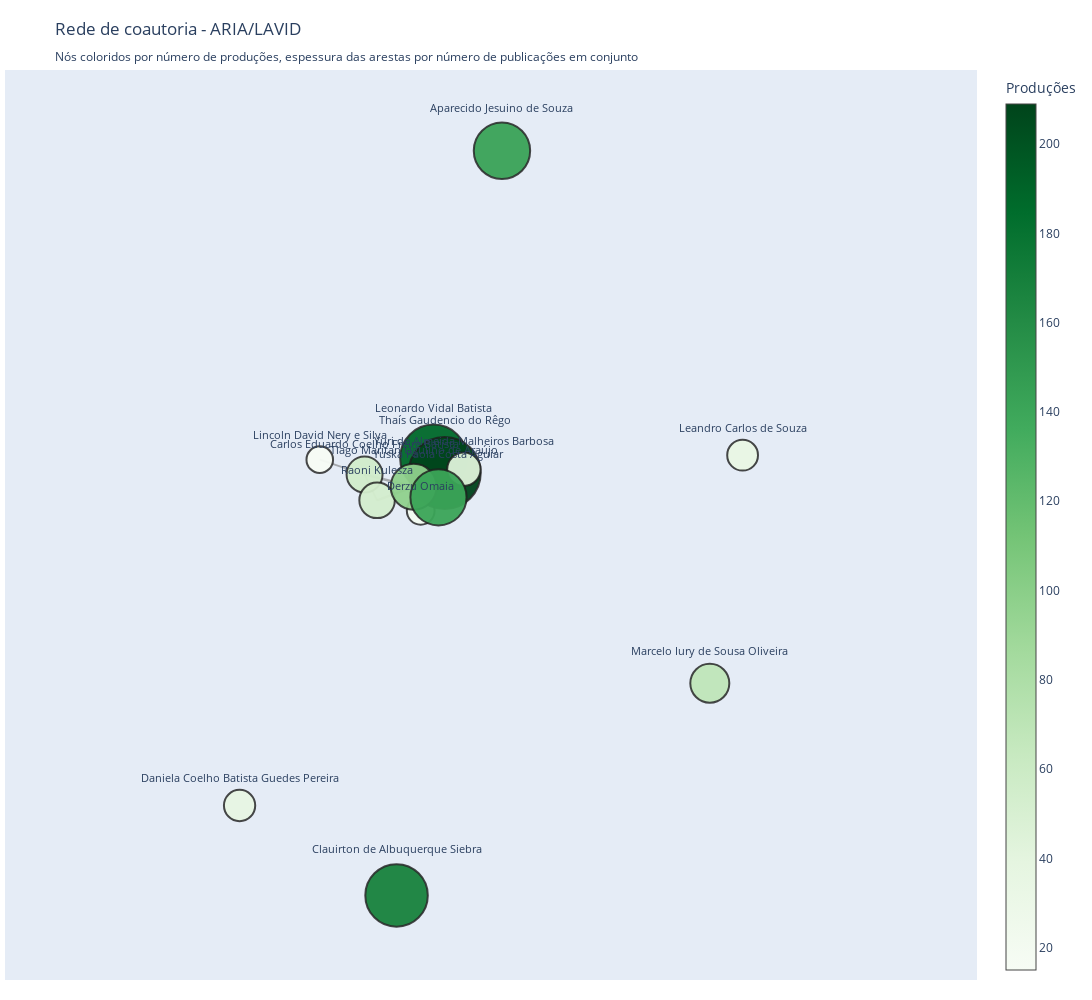

This figure's notebook cell:
### Code cell
def normalizar_lab(nome):
    if not nome:
        return ""
    # Remove espaços e converte para maiúsculo
    nome = nome.strip().upper()
    # Trata variações comuns
    mapeamento = {
        "LAVID": "LAVID",
        "LAVI": "LAVID",
        "LAViD": "LAVID",
        "ARIA": "ARIA",
    }
    return mapeamento.get(nome, nome)


prof_lab_map = {}
with open("../data/prof_labs.csv", encoding="utf-8") as f:
    reader = csv.DictReader(f)
    for row in reader:
        prof = row["Nome dos Professores"].strip()
        labs = row["Laboratório"].split("/") if row["Laboratório"] else []
        # Se tiver múltiplos labs, usa o primeiro
        lab = labs[0].strip() if labs else ""
        prof_lab_map[prof] = normalizar_lab(lab)

# Dicionário de cores para cada laboratório


##Função pra abreviar o nome e não ficar muito poluido nas linhas de coautoria


def abreviar_nome(nome):
    partes = nome.split()
    return " ".join(partes[:2]) if len(partes) >= 2 else nome


# Filtra apenas professores do ARIA e LAVID
aria_lavid_profs = set()
with open("../data/prof_labs.csv", encoding="utf-8") as f:
    reader = csv.DictReader(f)
    for row in reader:
        prof = row["Nome dos Professores"].strip()
        labs = row["Laboratório"].split("/") if row["Laboratório"] else []
        labs = [normalizar_lab(lab.strip()) for lab in labs]
        if "ARIA" in labs or "LAVID" in labs:
            aria_lavid_profs.add(prof)

# Filtra as arestas para incluir apenas conexões entre professores do ARIA e LAVID
pairs_filtered = pairs[
    (pairs["nome"].isin(aria_lavid_profs)) & (pairs["coautor"].isin(aria_lavid_profs))
]

# Conta publicações entre cada par de professores
publicacoes_entre_profs = defaultdict(int)
for _, row in pairs_filtered.iterrows():
    par = tuple(sorted([row["nome"], row["coautor"]]))
    publicacoes_entre_profs[par] += 1

# Recria o edge_agg apenas com as conexões filtradas
edge_agg_filtered = defaultdict(int)
for (a, b), count in publicacoes_entre_profs.items():
    edge_agg_filtered[tuple(sorted((a, b)))] = count

# Cria o grafo filtrado
G_filtered = nx.Graph()
for n in sorted(aria_lavid_profs):
    G_filtered.add_node(n, producoes=int(prod_counts.get(n, 0)))
for (a, b), w in edge_agg_filtered.items():
    G_filtered.add_edge(a, b, weight=int(w), publicacoes=w)

pos_filtered = nx.spring_layout(G_filtered, seed=1)

# Cria as arestas
edge_traces = []
for u, v, data in G_filtered.edges(data=True):
    x0, y0 = pos_filtered[u]
    x1, y1 = pos_filtered[v]
    w = data.get("weight", 1)

    w_scaled = scale_w(w)

    # Linha
    edge_traces.append(
        go.Scatter(
            x=[x0, x1],
            y=[y0, y1],
            mode="lines",
            line=dict(width=w_scaled, color="rgba(100,100,100,0.5)"),
            hoverinfo="skip",
            showlegend=False,
        )
    )

    # Ponto invisível no meio
    xm = (x0 + x1) / 2
    ym = (y0 + y1) / 2

    u_short = abreviar_nome(u)
    v_short = abreviar_nome(v)

    edge_traces.append(
        go.Scatter(
            x=[xm],
            y=[ym],
            mode="markers",
            marker=dict(size=15, color="rgba(0,0,0,0)"),
            hoverinfo="text",
            hoverlabel=dict(bgcolor="white"),
            hovertemplate=f"{u_short} – {v_short}<br>Coautorias: {w}<extra></extra>",
            showlegend=False,
        )
    )


# Preparação dos dados dos nós
node_x = []
node_y = []
node_sizes = []
node_text = []
node_names = []
node_prods = []

for n in G_filtered.nodes():
    node_x.append(pos_filtered[n][0])
    node_y.append(pos_filtered[n][1])
    producoes = G_filtered.nodes[n]["producoes"]
    node_sizes.append(scale_size(producoes))
    lab = prof_lab_map.get(n, "")
    node_text.append(
        f"Professor: {n}<br>Laboratório: {lab}<br>Total de produções: {producoes}"
    )
    node_names.append(n)
    node_prods.append(producoes)

# Cria o trace dos nós
node_trace = go.Scatter(
    x=node_x,
    y=node_y,
    mode="markers+text",
    text=node_names,
    textposition="top center",
    hoverinfo="text",
    hovertext=node_text,
    hoverlabel=dict(bgcolor="white"),  # Fundo branco para melhor legibilidade
    marker=dict(
        size=node_sizes,
        color=node_prods,  # Usa o número de produções para a cor
        colorscale="Greens",  # Verde do mais claro ao mais escuro
        colorbar=dict(title="Produções"),
        line=dict(width=2, color="rgba(30,30,30,0.85)"),
        opacity=0.95,
        symbol="circle",
    ),
    textfont=dict(size=11),
)

# Cria a figura
fig = go.Figure(
    data=edge_traces + [node_trace],
    layout=go.Layout(
        title="Rede de coautoria - ARIA/LAVID<br><sub>Nós coloridos por número de produções, espessura das arestas por número de publicações em conjunto</sub>",
        showlegend=False,
        hovermode="closest",
        margin=dict(b=20, l=5, r=5, t=70),
        xaxis=dict(
            showgrid=False,
            zeroline=False,
            showticklabels=False,
            scaleanchor="y",
            scaleratio=1,
        ),
        yaxis=dict(showgrid=False, zeroline=False, showticklabels=False),
        dragmode="pan",
    ),
)

fig.update_layout(width=2000, height=1000)
fig.show(config={"scrollZoom": True})

### Figure 1 — Plotly figure (JSON) as saved in the notebook; plotly's stock layout.template omitted (floating-point values rounded to 4 significant figures)
{"data": [{"hoverinfo": "skip", "line": {"color": "rgba(100,100,100,0.5)", "width": 2.636}, "mode": "lines", "showlegend": false, "type": "scatter", "x": [-0.223, -0.09125], "y": [0.1296, 0.09693]}, {"hoverinfo": "text", "hoverlabel": {"bgcolor": "white"}, "hovertemplate": "Carlos Eduardo – Tiago Maritan<br>Coautorias: 3<extra></extra>", "marker": {"color": "rgba(0,0,0,0)", "size": 15}, "mode": "markers", "showlegend": false, "type": "scatter", "x": [-0.1571], "y": [0.1133]}, {"hoverinfo": "skip", "line": {"color": "rgba(100,100,100,0.5)", "width": 1.818}, "mode": "lines", "showlegend": false, "type": "scatter", "x": [-0.223, -0.1893], "y": [0.1296, 0.06033]}, {"hoverinfo": "text", "hoverlabel": {"bgcolor": "white"}, "hovertemplate": "Carlos Eduardo – Raoni Kulesza<br>Coautorias: 2<extra></extra>", "marker": {"color": "rgba(0,0,0,0)", "size": 15}, "mode": "markers", "showlegend": false, "type": "scatter", "x": [-0.2062], "y": [0.09496]}, {"hoverinfo": "skip", "line": {"color": "rgba(100,100,100,0.5)", "width": 1.818}, "mode": "lines", "showlegend": false, "type": "scatter", "x": [-0.223, -0.3432], "y": [0.1296, 0.1697]}, {"hoverinfo": "text", "hoverlabel": {"bgcolor": "white"}, "hovertemplate": "Carlos Eduardo – Lincoln David<br>Coautorias: 2<extra></extra>", "marker": {"color": "rgba(0,0,0,0)", "size": 15}, "mode": "markers", "showlegend": false, "type": "scatter", "x": [-0.2831], "y": [0.1496]}, {"hoverinfo": "skip", "line": {"color": "rgba(100,100,100,0.5)", "width": 4.273}, "mode": "lines", "showlegend": false, "type": "scatter", "x": [-0.07225, -0.09125], "y": [0.03229, 0.09693]}, {"hoverinfo": "text", "hoverlabel": {"bgcolor": "white"}, "hovertemplate": "Derzu Omaia – Tiago Maritan<br>Coautorias: 5<extra></extra>", "marker": {"color": "rgba(0,0,0,0)", "size": 15}, "mode": "markers", "showlegend": false, "type": "scatter", "x": [-0.08175], "y": [0.06461]}, {"hoverinfo": "skip", "line": {"color": "rgba(100,100,100,0.5)", "width": 1}, "mode": "lines", "showlegend": false, "type": "scatter", "x": [-0.07225, -0.0377], "y": [0.03229, 0.1738]}, {"hoverinfo": "text", "hoverlabel": {"bgcolor": "white"}, "hovertemplate": "Derzu Omaia – Leonardo Vidal<br>Coautorias: 1<extra></extra>", "marker": {"color": "rgba(0,0,0,0)", "size": 15}, "mode": "markers", "showlegend": false, "type": "scatter", "x": [-0.05497], "y": [0.1031]}, {"hoverinfo": "skip", "line": {"color": "rgba(100,100,100,0.5)", "width": 1.818}, "mode": "lines", "showlegend": false, "type": "scatter", "x": [-0.07225, -0.0246], "y": [0.03229, 0.06859]}, {"hoverinfo": "text", "hoverlabel": {"bgcolor": "white"}, "hovertemplate": "Derzu Omaia – Yuska Paola<br>Coautorias: 2<extra></extra>", "marker": {"color": "rgba(0,0,0,0)", "size": 15}, "mode": "markers", "showlegend": false, "type": "scatter", "x": [-0.04843], "y": [0.05044]}, {"hoverinfo": "skip", "line": {"color": "rgba(100,100,100,0.5)", "width": 1.818}, "mode": "lines", "showlegend": false, "type": "scatter", "x": [-0.0377, -0.09125], "y": [0.1738, 0.09693]}, {"hoverinfo": "text", "hoverlabel": {"bgcolor": "white"}, "hovertemplate": "Leonardo Vidal – Tiago Maritan<br>Coautorias: 2<extra></extra>", "marker": {"color": "rgba(0,0,0,0)", "size": 15}, "mode": "markers", "showlegend": false, "type": "scatter", "x": [-0.06447], "y": [0.1354]}, {"hoverinfo": "skip", "line": {"color": "rgba(100,100,100,0.5)", "width": 1.818}, "mode": "lines", "showlegend": false, "type": "scatter", "x": [-0.0377, 0.04362], "y": [0.1738, 0.1439]}, {"hoverinfo": "text", "hoverlabel": {"bgcolor": "white"}, "hovertemplate": "Leonardo Vidal – Yuri de<br>Coautorias: 2<extra></extra>", "marker": {"color": "rgba(0,0,0,0)", "size": 15}, "mode": "markers", "showlegend": false, "type": "scatter", "x": [0.002961], "y": [0.1588]}, {"hoverinfo": "skip", "line": {"color": "rgba(100,100,100,0.5)", "width": 3.455}, "mode": "lines", "showlegend": false, "type": "scatter", "x": [-0.0377, -0.007975], "y": [0.1738, 0.1338]}, {"hoverinfo": "text", "hoverlabel": {"bgcolor": "white"}, "hovertemplate": "Leonardo Vidal – Thaís Gaudencio<br>Coautorias: 4<extra></extra>", "marker": {"color": "rgba(0,0,0,0)", "size": 15}, "mode": "markers", "showlegend": false, "type": "scatter", "x": [-0.02284], "y": [0.1538]}, {"hoverinfo": "skip", "line": {"color": "rgba(100,100,100,0.5)", "width": 2.636}, "mode": "lines", "showlegend": false, "type": "scatter", "x": [-0.1893, -0.09125], "y": [0.06033, 0.09693]}, {"hoverinfo": "text", "hoverlabel": {"bgcolor": "white"}, "hovertemplate": "Raoni Kulesza – Tiago Maritan<br>Coautorias: 3<extra></extra>", "marker": {"color": "rgba(0,0,0,0)", "size": 15}, "mode": "markers", "showlegend": false, "type": "scatter", "x": [-0.1403], "y": [0.07863]}, {"hoverinfo": "skip", "line": {"color": "rgba(100,100,100,0.5)", "width": 5.091}, "mode": "lines", "showlegend": false, "type": "scatter", "x": [-0.007975, -0.09125], "y": [0.1338, 0.09693]}, {"hoverinfo": "text", "hoverlabel": {"bgcolor": "white"}, "hovertemplate": "Thaís Gaudencio – Tiago Maritan<br>Coautorias: 6<extra></extra>", "marker": {"color": "rgba(0,0,0,0)", "size": 15}, "mode": "markers", "showlegend": false, "type": "scatter", "x": [-0.04961], "y": [0.1153]}, {"hoverinfo": "skip", "line": {"color": "rgba(100,100,100,0.5)", "width": 8.364}, "mode": "lines", "showlegend": false, "type": "scatter", "x": [-0.007975, 0.04362], "y": [0.1338, 0.1439]}, {"hoverinfo": "text", "hoverlabel": {"bgcolor": "white"}, "hovertemplate": "Thaís Gaudencio – Yuri de<br>Coautorias: 10<extra></extra>", "marker": {"color": "rgba(0,0,0,0)", "size": 15}, "mode": "markers", "showlegend": false, "type": "scatter", "x": [0.01782], "y": [0.1388]}, {"hoverinfo": "skip", "line": {"color": "rgba(100,100,100,0.5)", "width": 6.727}, "mode": "lines", "showlegend": false, "type": "scatter", "x": [-0.09125, -0.0246], "y": [0.09693, 0.06859]}, {"hoverinfo": "text", "hoverlabel": {"bgcolor": "white"}, "hovertemplate": "Tiago Maritan – Yuska Paola<br>Coautorias: 8<extra></extra>", "marker": {"color": "rgba(0,0,0,0)", "size": 15}, "mode": "markers", "showlegend": false, "type": "scatter", "x": [-0.05793], "y": [0.08276]}, {"hoverinfo": "skip", "line": {"color": "rgba(100,100,100,0.5)", "width": 1.818}, "mode": "lines", "showlegend": false, "type": "scatter", "x": [0.04362, -0.0246], "y": [0.1439, 0.06859]}, {"hoverinfo": "text", "hoverlabel": {"bgcolor": "white"}, "hovertemplate": "Yuri de – Yuska Paola<br>Coautorias: 2<extra></extra>", "marker": {"color": "rgba(0,0,0,0)", "size": 15}, "mode": "markers", "showlegend": false, "type": "scatter", "x": [0.009511], "y": [0.1062]}, {"hoverinfo": "text", "hoverlabel": {"bgcolor": "white"}, "hovertext": ["Professor: Aparecido Jesuino de Souza<br>Laboratório: LAVID<br>Total de produções: 142", "Professor: Carlos Eduardo Coelho Freire Batista<br>Laboratório: LAVID<br>Total de produções: 55", "Professor: Clauirton de Albuquerque Siebra<br>Laboratório: LAVID<br>Total de produções: 168", "Professor: Daniela Coelho Batista Guedes Pereira<br>Laboratório: ARIA<br>Total de produções: 35", "Professor: Derzu Omaia<br>Laboratório: LAVID<br>Total de produções: 20", "Professor: Leandro Carlos de Souza<br>Laboratório: LAVID<br>Total de produções: 33", "Professor: Leonardo Vidal Batista<br>Laboratório: LAVID<br>Total de produções: 187", "Professor: Lincoln David Nery e Silva<br>Laboratório: ARIA<br>Total de produções: 15", "Professor: Marcelo Iury de Sousa Oliveira<br>Laboratório: ARIA<br>Total de produções: 68", "Professor: Raoni Kulesza<br>Laboratório: ARIA<br>Total de produções: 53", "Professor: Thaís Gaudencio do Rêgo<br>Laboratório: ARIA<br>Total de produções: 209", "Professor: Tiago Maritan Ugulino de Araújo<br>Laboratório: LAVID<br>Total de produções: 97", "Professor: Yuri de Almeida Malheiros Barbosa<br>Laboratório: ARIA<br>Total de produções: 44", "Professor: Yuska Paola Costa Aguiar<br>Laboratório: ARIA<br>Total de produções: 141"], "marker": {"color": [142, 55, 168, 35, 20, 33, 187, 15, 68, 53, 209, 97, 44, 141], "colorbar": {"title": {"text": "Produções"}}, "colorscale": [[0, "rgb(247,252,245)"], [0.125, "rgb(229,245,224)"], [0.25, "rgb(199,233,192)"], [0.375, "rgb(161,217,155)"], [0.5, "rgb(116,196,118)"], [0.625, "rgb(65,171,93)"], [0.75, "rgb(35,139,69)"], [0.875, "rgb(0,109,44)"], [1, "rgb(0,68,27)"]], "line": {"color": "rgba(30,30,30,0.85)", "width": 2}, "opacity": 0.95, "size": [56.4, 35.98, 62.51, 31.28, 27.76, 30.81, 66.97, 26.58, 39.03, 35.51, 72.14, 45.84, 33.39, 56.17], "symbol": "circle"}, "mode": "markers+text", "text": ["Aparecido Jesuino de Souza", "Carlos Eduardo Coelho Freire Batista", "Clauirton de Albuquerque Siebra", "Daniela Coelho Batista Guedes Pereira", "Derzu Omaia", "Leandro Carlos de Souza", "Leonardo Vidal Batista", "Lincoln David Nery e Silva", "Marcelo Iury de Sousa Oliveira", "Raoni Kulesza", "Thaís Gaudencio do Rêgo", "Tiago Maritan Ugulino de Araújo", "Yuri de Almeida Malheiros Barbosa", "Yuska Paola Costa Aguiar"], "textfont": {"size": 11}, "textposition": "top center", "type": "scatter", "x": [0.1458, -0.223, -0.1371, -0.5584, -0.07225, 0.7917, -0.0377, -0.3432, 0.7037, -0.1893, -0.007975, -0.09125, 0.04362, -0.0246], "y": [0.9987, 0.1296, -1.0, -0.7586, 0.03229, 0.1815, 0.1738, 0.1697, -0.4305, 0.06033, 0.1338, 0.09693, 0.1439, 0.06859]}], "layout": {"dragmode": "pan", "height": 1000, "hovermode": "closest", "margin": {"b": 20, "l": 5, "r": 5, "t": 70}, "showlegend": false, "title": {"text": "Rede de coautoria - ARIA/LAVID<br><sub>Nós coloridos por número de produções, espessura das arestas por número de publicações em conjunto</sub>"}, "width": 2000, "xaxis": {"scaleanchor": "y", "scaleratio": 1, "showgrid": false, "showticklabels": false, "zeroline": false}, "yaxis": {"showgrid": false, "showticklabels": false, "zeroline": false}}}
